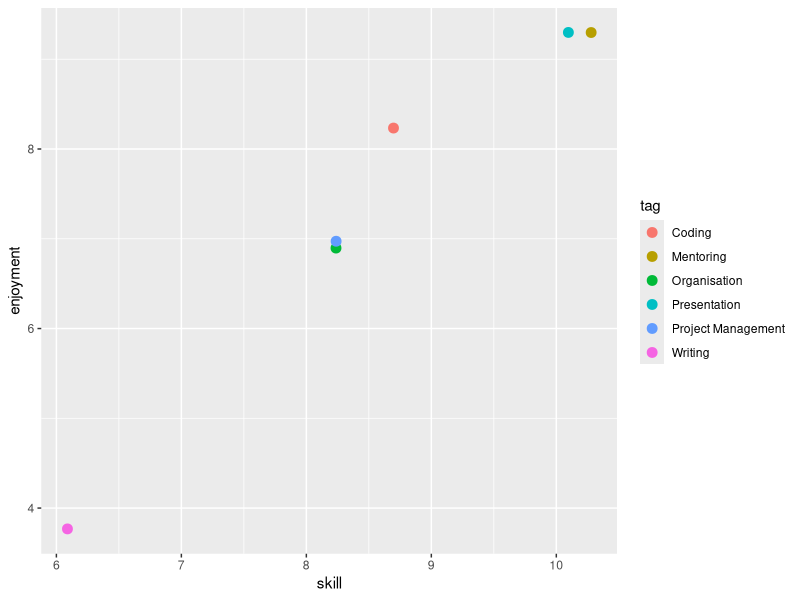
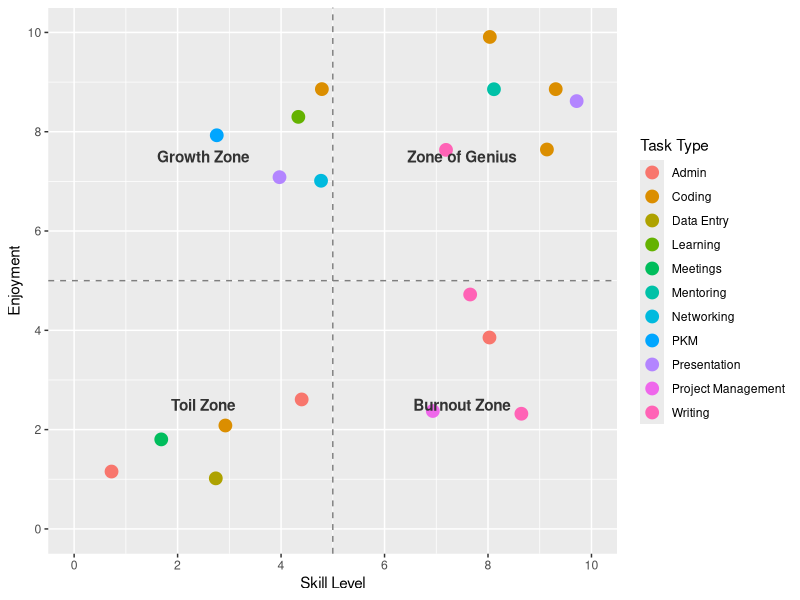

Write the R code that produced these figures, in order.
## ---- chunk 1
#| echo: true
#| warning: false

library(tidyverse)

# A reproducible example of the data (after extraction)
# this mimics what the parsing script would produce

fake_reflections <- tibble::tribble(~task, ~feeling_score, ~enjoyment, ~skill,
                                    "Wrote a difficult email", 5, 4, 6,
                                    "Gave Tidyverse workshop", 7, 9, 10,
                                    "Debugged failing script", 4, 8, 9,
                                    "Organized project files", 6, 7, 8)

## ---- chunk 2
#| echo: true
#| warning: false

library(tidyverse)
# Same fake data, but with tag as well

fake_reflections <- tibble::tribble(~task, ~feeling_score, ~enjoyment, ~skill, ~tag, 
                                    "Wrote a difficult email", 5, 4, 6, "writing", 
                                    "Gave Tidyverse workshop", 7, 9, 10, "presentation; mentoring",
                                    "Debugged failing script", 4, 8, 9, "coding", 
                                    "Organized project files", 6, 7, 8, "organisation; project management")
## ---- chunk 3
#| echo: true
#| warning: false

fake_reflections <- fake_reflections %>%
  separate_rows(tag, sep = "\\s*;\\s*") %>%
  mutate(tag = str_to_title(tag))

ggplot(fake_reflections, aes(x = skill, y = enjoyment, color = tag)) +
  geom_jitter(size=3)

## ---- chunk 4
#| echo: true
#| warning: false

str(fake_reflections)
## ---- chunk 5
library(tidyverse)

fake_reflections <- tibble::tribble(~task, ~feeling_score, ~feeling_text, ~enjoyment, ~skill, ~tag,
                                    "Wrote a difficult email",  5, "focused", 4, 6, "writing",
                                    "Gave Tidyverse workshop",  3, "anxious", 9, 10, "presentation",
                                    "Debugged failing script",  4, "challenged", 8, 9, "coding",
                                    "Organized project files",  7, "productive", 7, 8, "project management")
## ---- chunk 6
#| echo: true
#| warning: false

library(tidyverse)

# A more thorough fake dataset

reflections_final <- tibble::tribble(~task, ~enjoyment, ~skill, ~tag,
  "Gave Tidyverse workshop", 9, 10, "Presentation",
  "Debugged a complex script", 8, 9, "Coding",
  "Mentored a junior colleague on their project", 9, 8, "Mentoring",
  "Outlined a new blog post idea", 8, 7, "Writing",
  "Designed a data visualization", 9, 9, "Coding",
  "Automated a boring report with a script", 10, 8, "Coding",
  "Addressed reviewer comments (round 3)", 2, 9, "Writing",
  "Formatted citations for a paper", 3, 10, "Admin",
  "Answered 50 emails in one afternoon", 4, 8, "Admin",
  "Chased co-authors for manuscript feedback", 2, 7, "Project Management",
  "Wrote detailed project documentation", 5, 8, "Writing",
  "Learned a new ggplot extension", 8, 4, "Learning",
  "First attempt at a simple Shiny app", 9, 5, "Coding",
  "Networking at a conference", 7, 5, "Networking",
  "Trying out a new note-taking method", 8, 3, "PKM",
  "Recording a short tutorial video", 7, 4, "Presentation",
  "Manually copied data from PDF to Excel", 1, 3, "Data Entry",
  "Sat through a mandatory, irrelevant meeting", 2, 2, "Meetings",
  "Troubleshot a printer connection issue", 1, 1, "Admin",
  "Filled out travel reimbursement forms", 3, 4, "Admin",
  "Unsuccessfully tried to configure a server", 2, 3, "Coding")

# The ggplot code remains the same

ggplot(reflections_final, aes(x = skill, y = enjoyment, color = tag)) +
  geom_jitter(size = 4) +
  labs(x = "Skill Level", y = "Enjoyment",
    color = "Task Type") +
  scale_x_continuous(limits = c(0, 10), breaks = seq(0, 10, 2)) +
  scale_y_continuous(limits = c(0, 10), breaks = seq(0, 10, 2)) +
  geom_hline(yintercept = 5, linetype = "dashed", color = "gray50") +
  geom_vline(xintercept = 5, linetype = "dashed", color = "gray50") +
    annotate("text", x = 7.5, y = 7.5, label = "Zone of Genius", color = "gray20", fontface = "bold") +
  annotate("text", x = 7.5, y = 2.5, label = "Burnout Zone", color = "gray20", fontface = "bold") +
  annotate("text", x = 2.5, y = 7.5, label = "Growth Zone", color = "gray20", fontface = "bold") +
  annotate("text", x = 2.5, y = 2.5, label = "Toil Zone", color = "gray20", fontface = "bold")

